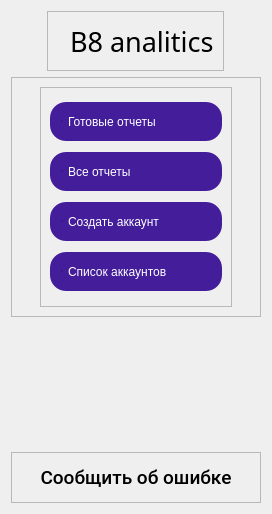
    <widget class="QFrame" name="frame">
     <property name="styleSheet">
      <string notr="true">#frame{
background-color: rgb(210, 201, 234);
border-top-right-radius: 24;
border-bottom-right-radius: 24;
}</string>
     </property>
     <property name="frameShape">
      <enum>QFrame::NoFrame</enum>
     </property>
     <property name="frameShadow">
      <enum>QFrame::Plain</enum>
     </property>
     <property name="lineWidth">
      <number>0</number>
     </property>
     <layout class="QVBoxLayout" name="verticalLayout" stretch="1,4,1,2">
      <item alignment="Qt::AlignHCenter">
       <widget class="QFrame" name="frame_3">
        <property name="frameShape">
         <enum>QFrame::StyledPanel</enum>
        </property>
        <property name="frameShadow">
         <enum>QFrame::Raised</enum>
        </property>
        <layout class="QHBoxLayout" name="horizontalLayout_2">
         <item>
          <widget class="QLabel" name="label">
           <property name="maximumSize">
            <size>
             <width>64</width>
             <height>80</height>
            </size>
           </property>
           <property name="text">
            <string/>
           </property>
           <property name="pixmap">
            <pixmap resource="res.qrc">:/images/assets/logo.svg</pixmap>
           </property>
           <property name="scaledContents">
            <bool>true</bool>
           </property>
          </widget>
         </item>
         <item>
          <widget class="QLabel" name="label_2">
           <property name="font">
            <font>
             <family>VCR OSD Mono</family>
             <pointsize>20</pointsize>
            </font>
           </property>
           <property name="text">
            <string>B8 analitics</string>
           </property>
          </widget>
         </item>
        </layout>
       </widget>
      </item>
      <item>
       <widget class="QFrame" name="frame_6">
        <property name="frameShape">
         <enum>QFrame::StyledPanel</enum>
        </property>
        <property name="frameShadow">
         <enum>QFrame::Raised</enum>
        </property>
        <layout class="QHBoxLayout" name="horizontalLayout_4" stretch="1,10,1">
         <item>
          <spacer name="horizontalSpacer_4">
           <property name="orientation">
            <enum>Qt::Horizontal</enum>
           </property>
           <property name="sizeHint" stdset="0">
            <size>
             <width>40</width>
             <height>20</height>
            </size>
           </property>
          </spacer>
         </item>
         <item>
          <widget class="QFrame" name="frame_4">
           <property name="styleSheet">
            <string notr="true">QRadioButton:indicator{
	width: 0;
	height: 0;
}
QRadioButton{
color: white;
background-color: rgb(68, 29, 154);
border: none;
border-radius: 16;
padding: 12;
padding-left: 12;
padding-right: 12;
	font: 500 16pt &quot;Roboto Medium&quot;;
}
QPushButton{
color: white;
background-color: rgb(68, 29, 154);
border: none;
border-radius: 16;
padding: 7;
padding-left: 12;
padding-right: 12;
	font: 500 16pt &quot;Roboto Medium&quot;;
}
QRadioButton:hover{
	background-color: rgb(115, 74, 206);
}
QRadioButton:checked{
	color: rgb(68, 29, 154);
	background-color: white;
}
</string>
           </property>
           <property name="frameShape">
            <enum>QFrame::StyledPanel</enum>
           </property>
           <property name="frameShadow">
            <enum>QFrame::Raised</enum>
           </property>
           <layout class="QVBoxLayout" name="verticalLayout_5">
            <item>
             <widget class="QRadioButton" name="pb_to_ready_reports">
              <property name="styleSheet">
               <string notr="true">QRadioButton:indicator{
	width: 0;
	height: 0;
}</string>
              </property>
              <property name="text">
               <string>Готовые отчеты</string>
              </property>
             </widget>
            </item>
            <item>
             <widget class="QRadioButton" name="pb_to_all_reports">
              <property name="text">
               <string>Все отчеты</string>
              </property>
             </widget>
            </item>
            <item>
             <widget class="QRadioButton" name="pb_to_create_account">
              <property name="text">
               <string>Создать аккаунт</string>
              </property>
             </widget>
            </item>
            <item>
             <widget class="QRadioButton" name="pb_to_accounts">
              <property name="text">
               <string>Список аккаунтов</string>
              </property>
             </widget>
            </item>
           </layout>
          </widget>
         </item>
         <item>
          <spacer name="horizontalSpacer_5">
           <property name="orientation">
            <enum>Qt::Horizontal</enum>
           </property>
           <property name="sizeHint" stdset="0">
            <size>
             <width>40</width>
             <height>20</height>
            </size>
           </property>
          </spacer>
         </item>
        </layout>
       </widget>
      </item>
      <item>
       <spacer name="verticalSpacer_2">
        <property name="orientation">
         <enum>Qt::Vertical</enum>
        </property>
        <property name="sizeHint" stdset="0">
         <size>
          <width>20</width>
          <height>158</height>
         </size>
        </property>
       </spacer>
      </item>
      <item alignment="Qt::AlignBottom">
       <widget class="QFrame" name="frame_5">
        <property name="font">
         <font>
          <family>Roboto Medium</family>
          <pointsize>12</pointsize>
         </font>
        </property>
        <property name="frameShape">
         <enum>QFrame::StyledPanel</enum>
        </property>
        <property name="frameShadow">
         <enum>QFrame::Raised</enum>
        </property>
        <layout class="QVBoxLayout" name="verticalLayout_3">
         <item>
          <widget class="QPushButton" name="pb_write_abount_error">
           <property name="font">
            <font>
             <family>Roboto Medium</family>
             <pointsize>14</pointsize>
            </font>
           </property>
           <property name="text">
            <string>Сообщить об ошибке</string>
           </property>
           <property name="flat">
            <bool>true</bool>
           </property>
          </widget>
         </item>
        </layout>
       </widget>
      </item>
     </layout>
    </widget>
